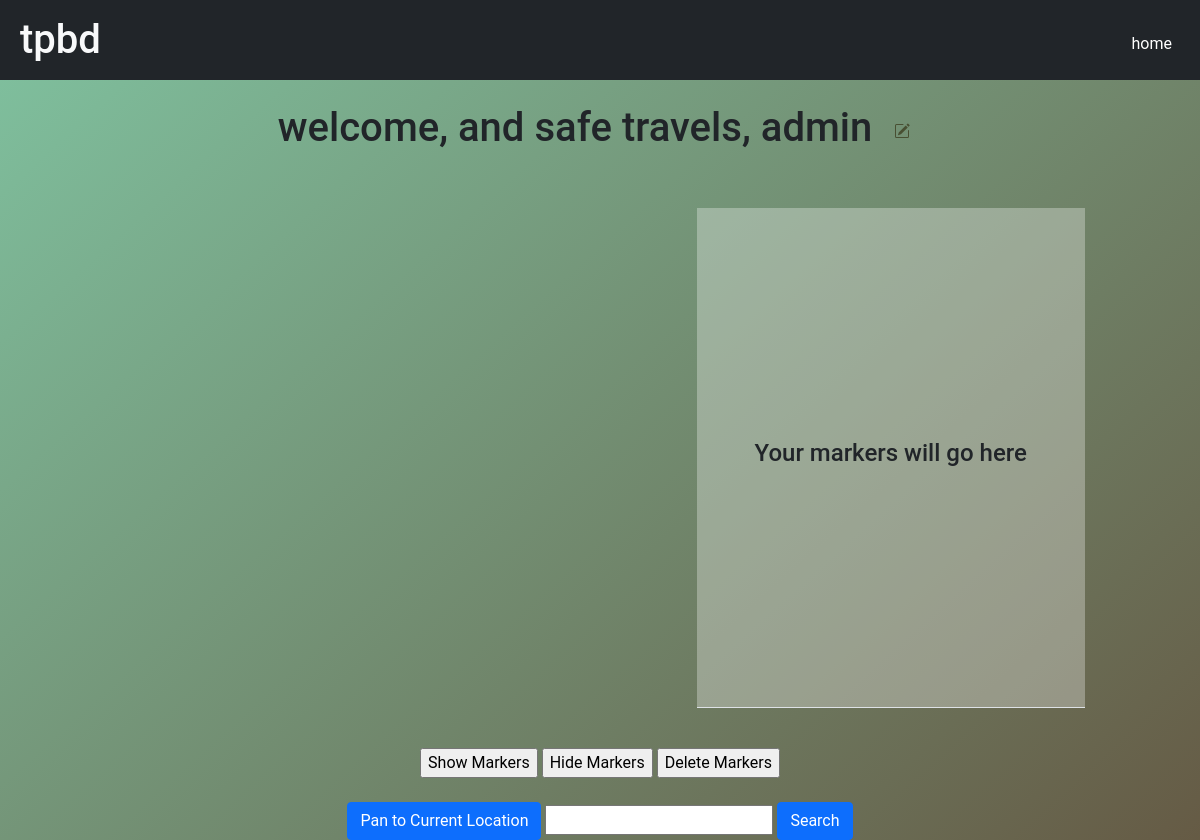
Before: /maps/1 with the older database file.
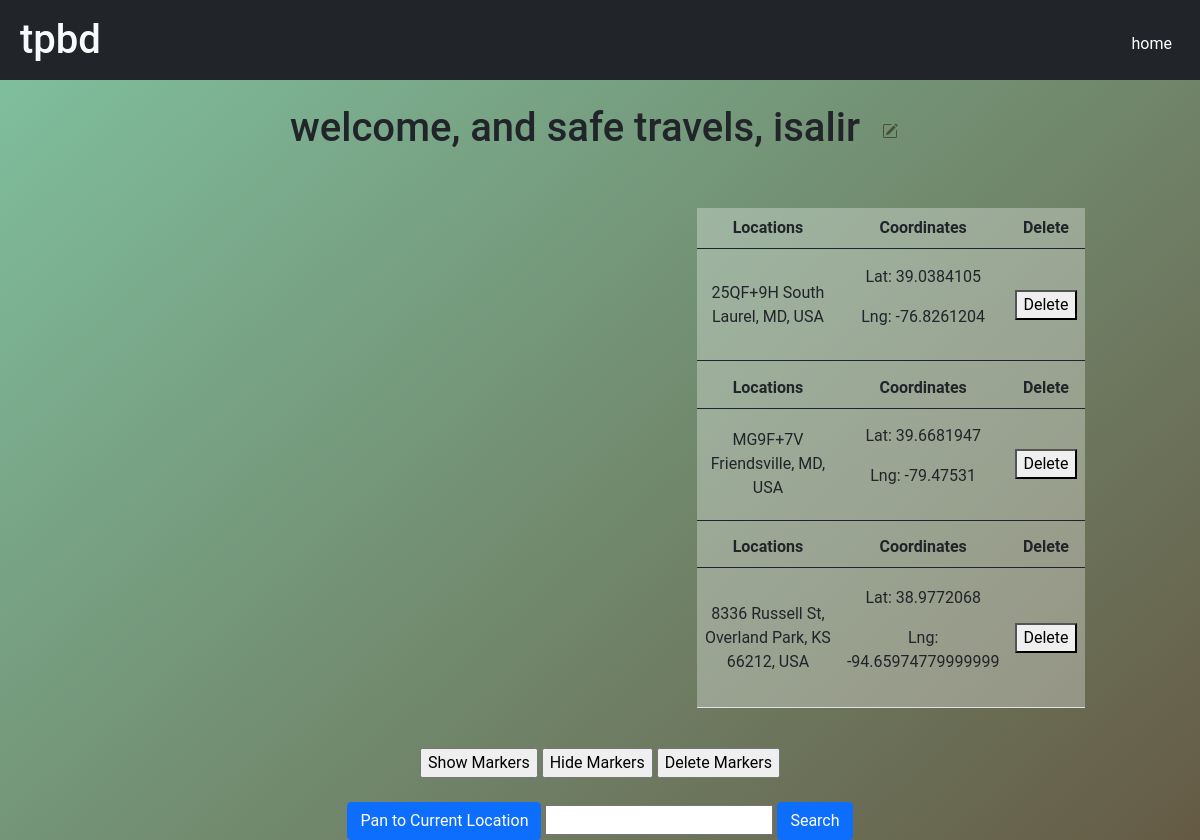
After: the same page with the newer database file.
### maps/models.py (models this page shows, shortened)
class Map(models.Model):
    map_id = models.BigAutoField(auto_created=True, primary_key=True, serialize=False, verbose_name='ID'),
    name = models.CharField(max_length=200)
    stop = ManyToManyField(Marker)
    author = models.ForeignKey(User, on_delete=models.CASCADE)

class Marker(models.Model):
    marker_id = models.BigAutoField(auto_created=True, primary_key=True, serialize=False, verbose_name='ID'),
    lat = models.CharField(max_length=6)
    lng = models.CharField(max_length=6)
    address = models.CharField(max_length=200)
    tagger = models.ForeignKey(User, on_delete=models.CASCADE)

### maps/views.py (the view, shortened to what this page needs)
# urls.py: path('<int:id>', views.viewmap, name='viewmap'),
def viewmap(request, id):
    map = Map.objects.get(pk=id)
    markers = map.stop.all()
    key = settings.GOOGLE_MAPS_API_KEY
    context = {
        'map_id': map.id,
        'key': key,
        'map': map,
        'markers': markers,
    }
    load_partial(request)
    return render(request, 'maps/map.html',  context)

### maps/views.py (called while the page is built)
def load_partial(request):
    response = render(request, 'maps/partials/marker_list.html')
    return response

### templates/maps/map.html (shortened to what this page needs)
{% extends "base.html" %} {% block content %} {% csrf_token %} {% load static %}
<div class="mainwrapper m-auto">
  {% load static %}
  <br />
  <div id="titlespot">
    <h1>{{map.name}}
    <button id="editbutton" type="button" class="btn btn-secondary" hx-get="rename_map/{{map.id}}" hx-target="#titlespot" hx-swap="outerHTML" hx-vals='{"mykey" : "orzo"}'>
    </h1>
  </div>
  <br /><br />
  <div id="mapwrap">
    <div id="map"></div>
    <table id="markerslist" class="table" style="text-align: center; vertical-align: middle;">
      {% if markers %} {% csrf_token %} {% for marker in markers %}
      <thead>
        <tr>
          <th scope="col" style="width:50%">Locations</th>
          <th scope="col">Coordinates</th>
          <th scope="col">Delete</th>
        </tr>
      </thead>
      <tbody id="markerslistbody" style="text-align: center; vertical-align: middle;">
        <tr>
          <td scope="col"> {{marker.address}}</td>
          <td>
            <p>Lat: {{marker.lat}}</p>
            <p>Lng: {{marker.lng}}</p>
          </td>
          <td>
            <a href="/maps/delete_marker/{{marker.id}}">
              <button class="warning">Delete</button>
            </a>
          </td>
          {% endfor %}
        </tr>
        {% else%}
        <tr>
          <td scope="col"> <h4>Your markers will go here</h4></td>
        </tr>
        {% endif %}
      </tbody>
    </table>
  </div>
  <br />
  <div class="buttonsarray">
    <div id="floating-panel">
      <input type="button" id="show-markers" value="Show Markers" hx-post="{{map.id}}" hx-target="#markerslist" hx-swap="outerHTML"  hx-swap-oob="true"/>
      <input type="button" id="clear-markers" value="Hide Markers" />
      <input type="button" id="delete-markers" value="Delete Markers" />
    </div>
    <br />
    <button id="pan-to-current-location" class="btn btn-primary">
      Pan to Current Location
    </button>
    <input type="text" id="searchTextField" />
    <button onclick="finder()" id="search-location" class="btn btn-primary">
      Search
    </button>
  </div>
</div>
{% endblock %} ```

### templates/base.html (shortened to what this page needs)
<!DOCTYPE html>
<html lang="en">
  <head>
    <link
      rel="stylesheet"
      type="text/css"
      href="https://cdn.datatables.net/1.11.5/css/jquery.dataTables.css"
    />
    <link
      rel="stylesheet"
      href="https://stackpath.bootstrapcdn.com/bootstrap/5.0.0-alpha1/css/bootstrap.min.css"
    />
    <link
      rel="stylesheet"
      href="https://cdn.jsdelivr.net/npm/bootstrap-icons@1.10.5/font/bootstrap-icons.css"
    />
  </head>
  <body
    hx-headers='{"X-CSRFToken": "{{ csrf_token }}"}'
  >
    {% if user.is_authenticated %}
    <nav class="navbar navbar-expand-sm navbar-dark bg-dark">
      <div class="container-fluid">
        <h1 class="text-light m-2">tpbd</h1>
        <button
          class="navbar-toggler"
          type="button"
          data-toggle="collapse"
          data-target="#navbarID"
          aria-controls="navbarID"
          aria-expanded="false"
          aria-label="Toggle navigation"
        >
          <span class="navbar-toggler-icon"></span>
        </button>
        <div
          class="collapse navbar-collapse align-self-end justify-content-end"
          id="navbarID"
        >
          <div class="navbar-nav">
            <a class="nav-link active m-2" aria-current="page" href="/dashboard"
              >dashboard</a
            >"
            <a
              class="nav-link active m-2"
              aria-current="page"
              href="/users/profile"
              >profile</a
            >
            <a
              class="nav-link active m-2"
              aria-current="page"
              href="{% url 'maps:initmap' %}"
              >maps</a
            >
            <a class="nav-link active m-2" aria-current="page" href="#"
              >friends</a
            >
            <a
              class="nav-link active m-2"
              aria-current="page"
              href="/users/logout"
              >logout</a
            >
          </div>
        </div>
      </div>
    </nav>
    {% else %}
    <nav class="navbar navbar-expand-sm navbar-dark bg-dark">
      <div class="container-fluid">
        <h1 class="text-light m-2">tpbd</h1>
        <div
          class="collapse navbar-collapse align-self-end justify-content-end"
          id="navbarID"
        >
          <div class="navbar-nav">
            <a class="nav-link active m-2" aria-current="page" href="/">home</a>
          </div>
        </div>
      </div>
    </nav>
    {% endif %}
    <div id="page" class="wrapper d-flex text-center">
      {% block content %} {% endblock %}
    </div>
  </body>
</html>

### templates/base.html (style rules this page uses)
html, body { margin: 0; padding: 0; }
* { font-family: 'Roboto', sans-serif; box-sizing: border-box; }
body { background: rgb(95,56,25); background: linear-gradient(138deg, rgba(95, 179, 136, 0.795), rgba(80, 54, 32, 0.9) 66%); background-size: 180% 180%; height: 100vh; animation: zyclers 11s ease infinite; }

### templates/maps/map.html (style rules this page uses)
#map { height: 500px; width: 50%; }
.mainwrapper { height: 100%; width: 95%; }
#mapwrap { width: 85%; margin: auto; display: flex; flex-direction: row; justify-content: space-between; }
#markerslist { width: 40%; height: 500px; overflow-y: scroll; background: rgba(255, 255, 255, 0.302); }
#editbutton { color: rgba(63, 65, 37, 0.822); background-color: rgba(255, 255, 255, 0); border-color: #cdd081; border: none; }

Changed rows visible on the page:
changed Map: name "welcome, and safe travels, admin" → "welcome, and safe travels, isalir"
added Marker: address "25QF+9H South Laurel, MD, USA", lat "39.0384105", lng "-76.8261204"
added Marker: address "MG9F+7V Friendsville, MD, USA", lat "39.6681947", lng "-79.47531"
added Marker: address "8336 Russell St, Overland Park, KS 66212, USA", lat "38.9772068", lng "-94.65974779999999"
Other visible differences:
text no longer shown: "Your markers will go here"
